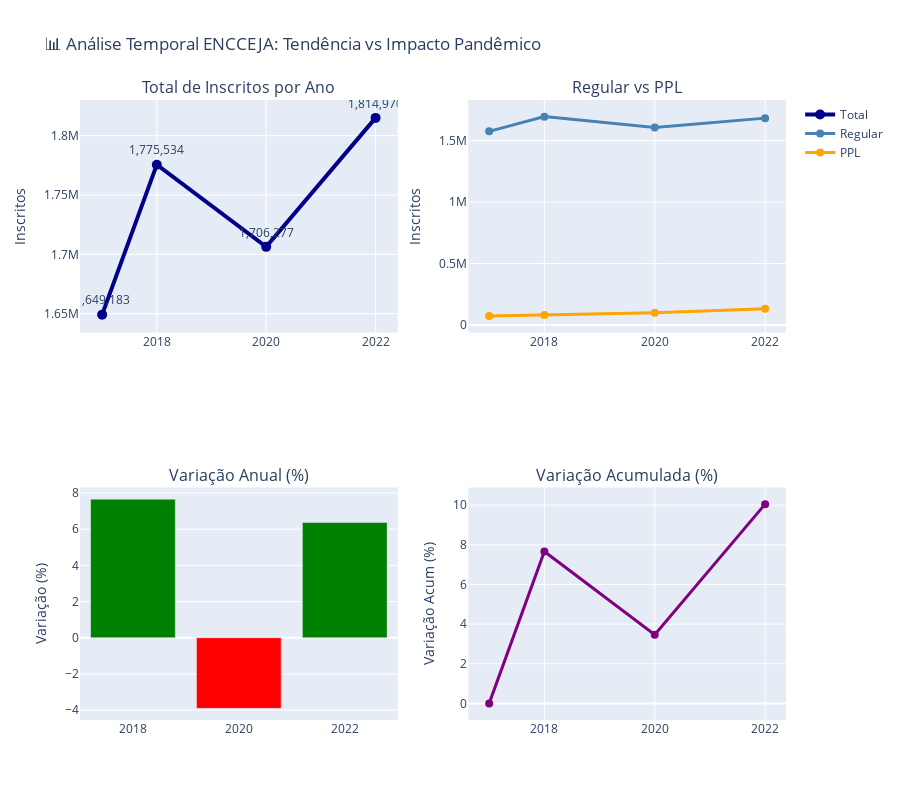
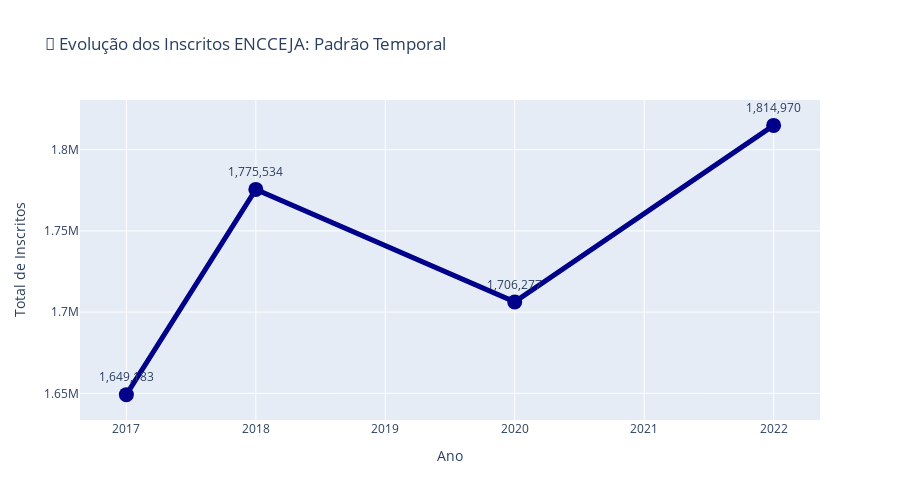

Write notebook code for charts like these, in order.
### Markdown cell above
## 📈 6. Visualização da Evolução dos Inscritos (2017-2023)

### Code cell
# Gerar visualizações da análise temporal
print("📊 GERANDO VISUALIZAÇÕES DA ANÁLISE TEMPORAL")
print("="*60)

# Verificar se temos dados suficientes
if len(df_analysis) >= 2:
    # 1. Gráfico principal: Evolução dos inscritos
    fig = make_subplots(
        rows=2, cols=2,
        subplot_titles=(
            'Total de Inscritos por Ano',
            'Regular vs PPL',
            'Variação Anual (%)',
            'Variação Acumulada (%)'
        )
    )
    
    # Total por ano
    fig.add_trace(
        go.Scatter(
            x=df_analysis['year'],
            y=df_analysis['total'],
            mode='lines+markers+text',
            text=[f"{int(val):,}" for val in df_analysis['total']],
            textposition="top center",
            name='Total',
            line=dict(width=4, color='darkblue'),
            marker=dict(size=10)
        ),
        row=1, col=1
    )
    
    # Regular vs PPL
    fig.add_trace(
        go.Scatter(
            x=df_analysis['year'],
            y=df_analysis['regular'],
            mode='lines+markers',
            name='Regular',
            line=dict(width=3, color='steelblue'),
            marker=dict(size=8)
        ),
        row=1, col=2
    )
    
    fig.add_trace(
        go.Scatter(
            x=df_analysis['year'],
            y=df_analysis['ppl'],
            mode='lines+markers',
            name='PPL',
            line=dict(width=3, color='orange'),
            marker=dict(size=8)
        ),
        row=1, col=2
    )
    
    # Variação anual
    colors_var = ['green' if x > 0 else 'red' if x < 0 else 'gray' for x in df_analysis['var_total_pct'].fillna(0)]
    
    fig.add_trace(
        go.Bar(
            x=df_analysis['year'][1:],
            y=df_analysis['var_total_pct'][1:],
            name='Variação Anual',
            marker_color=colors_var[1:],
            showlegend=False
        ),
        row=2, col=1
    )
    
    # Variação acumulada
    var_acum = ((df_analysis['total'] / df_analysis['total'].iloc[0]) - 1) * 100
    fig.add_trace(
        go.Scatter(
            x=df_analysis['year'],
            y=var_acum,
            mode='lines+markers',
            name='Variação Acumulada',
            line=dict(width=3, color='purple'),
            marker=dict(size=8),
            showlegend=False
        ),
        row=2, col=2
    )
    
    # Layout
    fig.update_layout(
        title='📊 Análise Temporal ENCCEJA: Tendência vs Impacto Pandêmico',
        height=800,
        showlegend=True
    )
    
    # Eixos
    fig.update_yaxes(title_text="Inscritos", row=1, col=1)
    fig.update_yaxes(title_text="Inscritos", row=1, col=2)
    fig.update_yaxes(title_text="Variação (%)", row=2, col=1)
    fig.update_yaxes(title_text="Variação Acum (%)", row=2, col=2)
    
    fig.show()
    
    # 2. Gráfico foco: Identificando padrão
    fig2 = go.Figure()
    
    fig2.add_trace(
        go.Scatter(
            x=df_analysis['year'],
            y=df_analysis['total'],
            mode='lines+markers+text',
            text=[f"{int(val):,}" for val in df_analysis['total']],
            textposition="top center",
            name='Total de Inscritos',
            line=dict(width=5, color='darkblue'),
            marker=dict(size=15)
        )
    )
    
    fig2.update_layout(
        title='🎯 Evolução dos Inscritos ENCCEJA: Padrão Temporal',
        xaxis_title='Ano',
        yaxis_title='Total de Inscritos',
        height=500,
        showlegend=False
    )
    
    fig2.show()
    
    print("✅ Visualizações geradas com sucesso")
    
else:
    print("❌ Dados insuficientes para gerar visualizações")

### Figure 1 — Plotly figure (JSON) as saved in the notebook; plotly's stock layout.template omitted (floating-point values rounded to 4 significant figures)
{"data": [{"line": {"color": "darkblue", "width": 4}, "marker": {"size": 10}, "mode": "lines+markers+text", "name": "Total", "text": ["1,649,183", "1,775,534", "1,706,277", "1,814,970"], "textposition": "top center", "type": "scatter", "x": [2017, 2018, 2020, 2022], "xaxis": "x", "y": [1649183, 1775534, 1706277, 1814970], "yaxis": "y"}, {"line": {"color": "steelblue", "width": 3}, "marker": {"size": 8}, "mode": "lines+markers", "name": "Regular", "type": "scatter", "x": [2017, 2018, 2020, 2022], "xaxis": "x2", "y": [1575425, 1695411, 1607841, 1683134], "yaxis": "y2"}, {"line": {"color": "orange", "width": 3}, "marker": {"size": 8}, "mode": "lines+markers", "name": "PPL", "type": "scatter", "x": [2017, 2018, 2020, 2022], "xaxis": "x2", "y": [73758, 80123, 98436, 131836], "yaxis": "y2"}, {"marker": {"color": ["green", "red", "green"]}, "name": "Variação Anual", "showlegend": false, "type": "bar", "x": [2018, 2020, 2022], "xaxis": "x3", "y": [7.661, -3.901, 6.37], "yaxis": "y3"}, {"line": {"color": "purple", "width": 3}, "marker": {"size": 8}, "mode": "lines+markers", "name": "Variação Acumulada", "showlegend": false, "type": "scatter", "x": [2017, 2018, 2020, 2022], "xaxis": "x4", "y": [0.0, 7.661, 3.462, 10.05], "yaxis": "y4"}], "layout": {"annotations": [{"font": {"size": 16}, "showarrow": false, "text": "Total de Inscritos por Ano", "x": 0.225, "xanchor": "center", "xref": "paper", "y": 1, "yanchor": "bottom", "yref": "paper"}, {"font": {"size": 16}, "showarrow": false, "text": "Regular vs PPL", "x": 0.775, "xanchor": "center", "xref": "paper", "y": 1, "yanchor": "bottom", "yref": "paper"}, {"font": {"size": 16}, "showarrow": false, "text": "Variação Anual (%)", "x": 0.225, "xanchor": "center", "xref": "paper", "y": 0.375, "yanchor": "bottom", "yref": "paper"}, {"font": {"size": 16}, "showarrow": false, "text": "Variação Acumulada (%)", "x": 0.775, "xanchor": "center", "xref": "paper", "y": 0.375, "yanchor": "bottom", "yref": "paper"}], "height": 800, "showlegend": true, "title": {"text": "📊 Análise Temporal ENCCEJA: Tendência vs Impacto Pandêmico"}, "xaxis": {"anchor": "y", "domain": [0, 0.45]}, "xaxis2": {"anchor": "y2", "domain": [0.55, 1]}, "xaxis3": {"anchor": "y3", "domain": [0, 0.45]}, "xaxis4": {"anchor": "y4", "domain": [0.55, 1]}, "yaxis": {"anchor": "x", "domain": [0.625, 1], "title": {"text": "Inscritos"}}, "yaxis2": {"anchor": "x2", "domain": [0.625, 1], "title": {"text": "Inscritos"}}, "yaxis3": {"anchor": "x3", "domain": [0, 0.375], "title": {"text": "Variação (%)"}}, "yaxis4": {"anchor": "x4", "domain": [0, 0.375], "title": {"text": "Variação Acum (%)"}}}}

### Figure 2 — Plotly figure (JSON) as saved in the notebook; plotly's stock layout.template omitted (floating-point values rounded to 4 significant figures)
{"data": [{"line": {"color": "darkblue", "width": 5}, "marker": {"size": 15}, "mode": "lines+markers+text", "name": "Total de Inscritos", "text": ["1,649,183", "1,775,534", "1,706,277", "1,814,970"], "textposition": "top center", "type": "scatter", "x": [2017, 2018, 2020, 2022], "y": [1649183, 1775534, 1706277, 1814970]}], "layout": {"height": 500, "showlegend": false, "title": {"text": "🎯 Evolução dos Inscritos ENCCEJA: Padrão Temporal"}, "xaxis": {"title": {"text": "Ano"}}, "yaxis": {"title": {"text": "Total de Inscritos"}}}}
